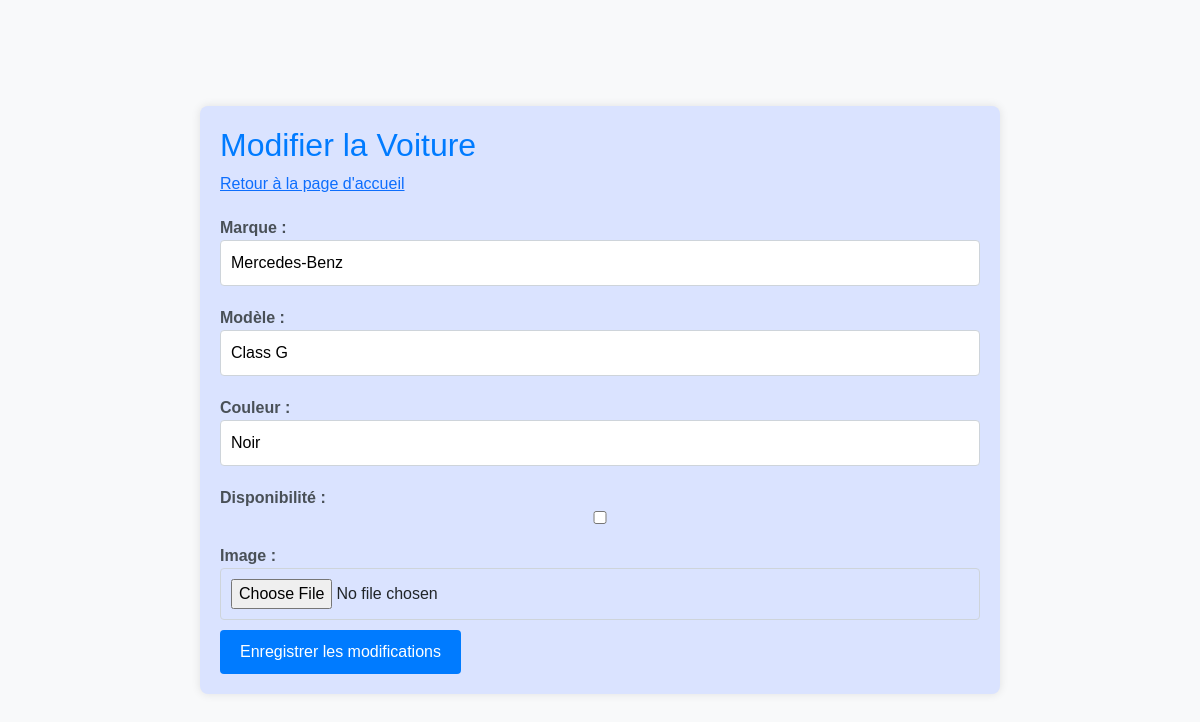
The page /Location-de-voiture/Voiture/modify_voiture.php?immatr=1234 TBH (signed in) on the database its author committed.
### tables this page shows
CREATE TABLE IF NOT EXISTS `voiture` (
  `immatr` varchar(10) NOT NULL,
  `marque` varchar(20) DEFAULT NULL,
  `modele` varchar(20) DEFAULT NULL,
  `couleur` varchar(15) DEFAULT NULL,
  `disponibilite` tinyint(1) DEFAULT NULL,
  `image` varchar(255) DEFAULT NULL,
  PRIMARY KEY (`immatr`)
);

### Location-de-voiture/Voiture/modify_voiture.php (the view, shortened to what this page needs)
<?php
require_once '../database.php';
if (isset($_GET["immatr"])) {
    $immatr = $_GET["immatr"];
    $sql_select = "SELECT * FROM voiture WHERE immatr = :immatr";
    if ($stmt_select = $conn->prepare($sql_select)) {
        $stmt_select->bindParam(":immatr", $immatr, PDO::PARAM_STR);
        if ($stmt_select->execute()) {
            $voiture = $stmt_select->fetch(PDO::FETCH_ASSOC);
        } else {
            echo "Erreur lors de la récupération des informations de la voiture.";
            exit;
        }
    }
}
?>
<!DOCTYPE html>
<html lang="en">
<head>
    <link rel="stylesheet" href="bootstrap.css">
    <link rel="stylesheet" href="modify_voiture.css">
</head>
<body>
    <div class="container">
        <h2>Modifier la Voiture</h2>
        <a href="../index.php">Retour à la page d'accueil</a>
        <form method="post" action="" enctype="multipart/form-data">
            <label for="marque">Marque :</label>
            <input type="text" id="marque" name="marque" value="<?= $voiture['marque'] ?>" required>
            <label for="modele">Modèle :</label>
            <input type="text" id="modele" name="modele" value="<?= $voiture['modele'] ?>" required>
            <label for="couleur">Couleur :</label>
            <input type="text" id="couleur" name="couleur" value="<?= $voiture['couleur'] ?>" required>
            <label for="disponibilite">Disponibilité :</label>
            <input type="checkbox" id="disponibilite" name="disponibilite" <?= ($voiture['disponibilite'] == 1) ? 'checked' : '' ?>>
            <label for="image">Image :</label>
            <input type="file" id="image" name="image">
            <button type="submit" class="btn btn-primary">Enregistrer les modifications</button>
        </form>
    </div>
</body>
</html>

### Location-de-voiture/Voiture/modify_voiture.css (style rules this page uses)
body { font-family: Arial, sans-serif; background-color: #f8f9fa; margin: 0; display: flex; align-items: center; justify-content: center; height: 100vh; }
.container { max-width: 800px; margin: 50px auto; background-color: #dae3ff; padding: 20px; border-radius: 8px; box-shadow: 0 0 10px rgba(0, 0, 0, 0.1); }
h2 { color: #007bff; }
form { margin-top: 20px; }
label { display: block; font-weight: bold; color: #495057; margin-top: 10px; }
input[type="text"], input[type="file"], input[type="checkbox"] { width: 100%; padding: 10px; margin-bottom: 10px; border: 1px solid #ced4da; border-radius: 4px; box-sizing: border-box; }
input[type="checkbox"] { display: inline-block; margin-right: 5px; vertical-align: middle; }
.btn-primary { background-color: #007bff; color: #fff; padding: 10px 20px; border: none; border-radius: 4px; cursor: pointer; }

### rows shown on the page
voiture: marque "Mercedes-Benz", modele "Class G", couleur "Noir"
